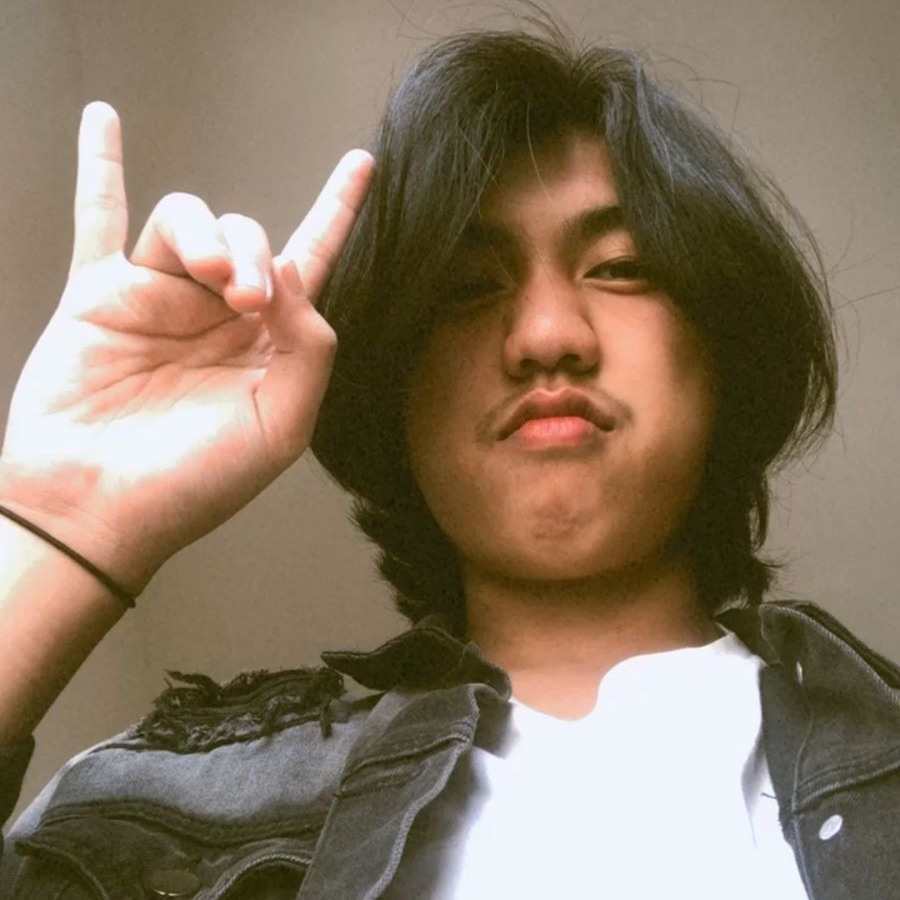
#> input picture muhfi.JPEG, 900 x 900 px, found by its file name
$ python latihan1.py
#> lines starting #> are read from the running program, lines starting #| are printed output that depends on the picture
# Muhammad Muhfi A.R
# 1217070047

import cv2
import numpy as np
image = cv2.imread('muhfi.jpeg')
#> image is the input picture: shape (900, 900, 3); mean B, G, R 99.8, 120.4, 137.7
b,g,r = cv2.split(image)
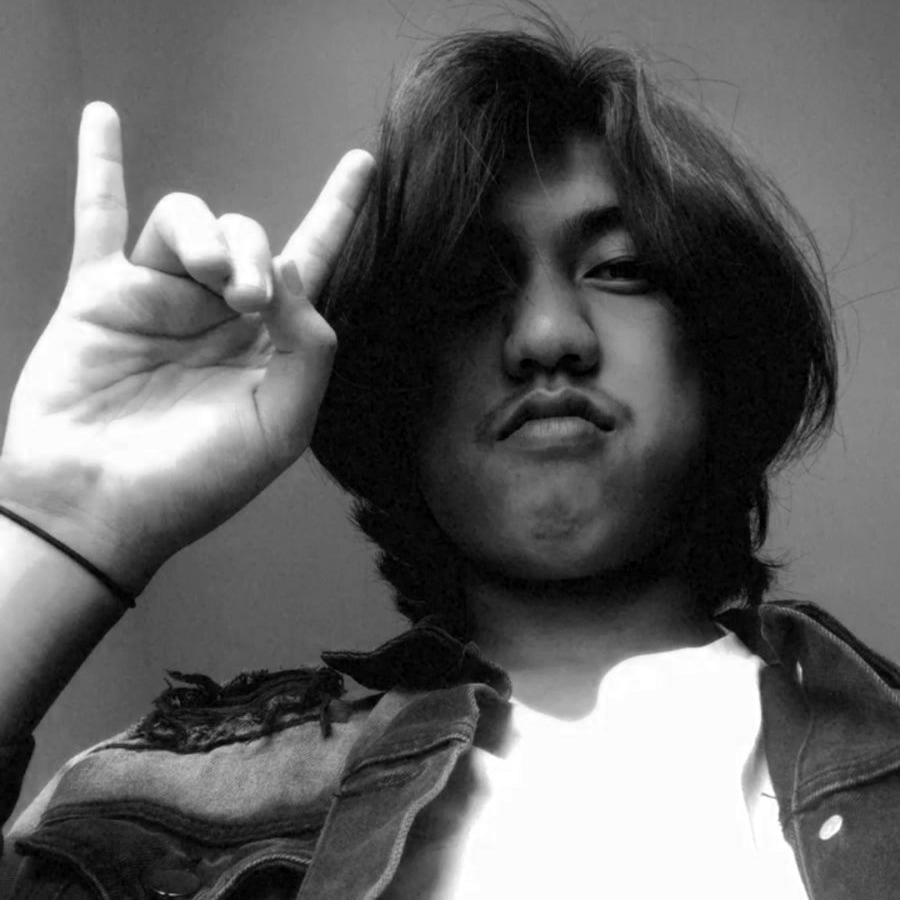
#> b: shape (900, 900); min 0, max 255, mean 99.8
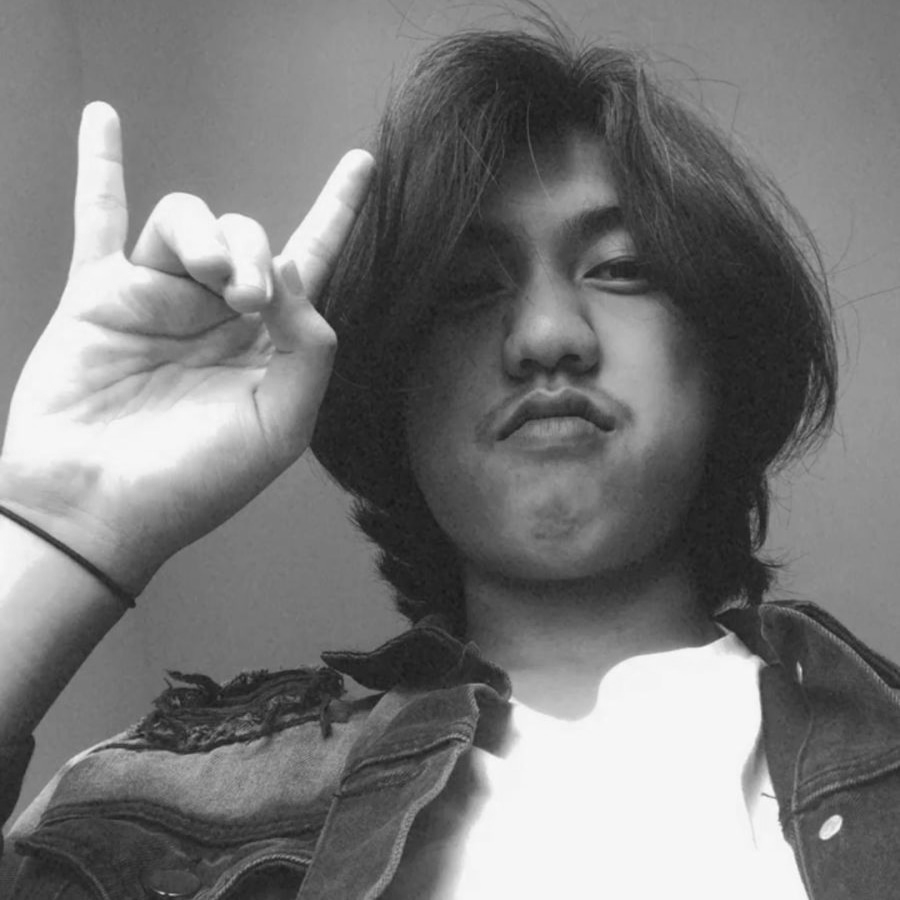
#> g: shape (900, 900); min 23, max 252, mean 120.4
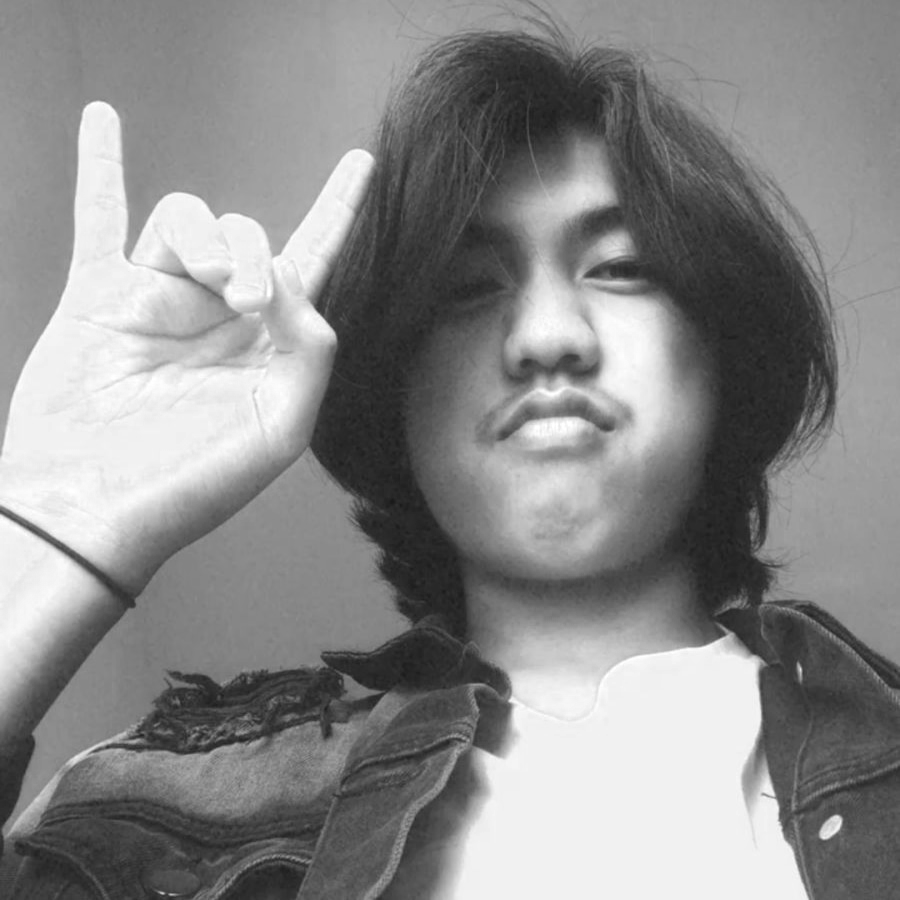
#> r: shape (900, 900); min 25, max 255, mean 137.7
# Buat matriks seukuran dengan citra
matriks0 = np.zeros(image.shape[:2],image.dtype)
m = matriks0
# merge matriks dengan matriks channel merah
merah = cv2.merge([m,m,r])
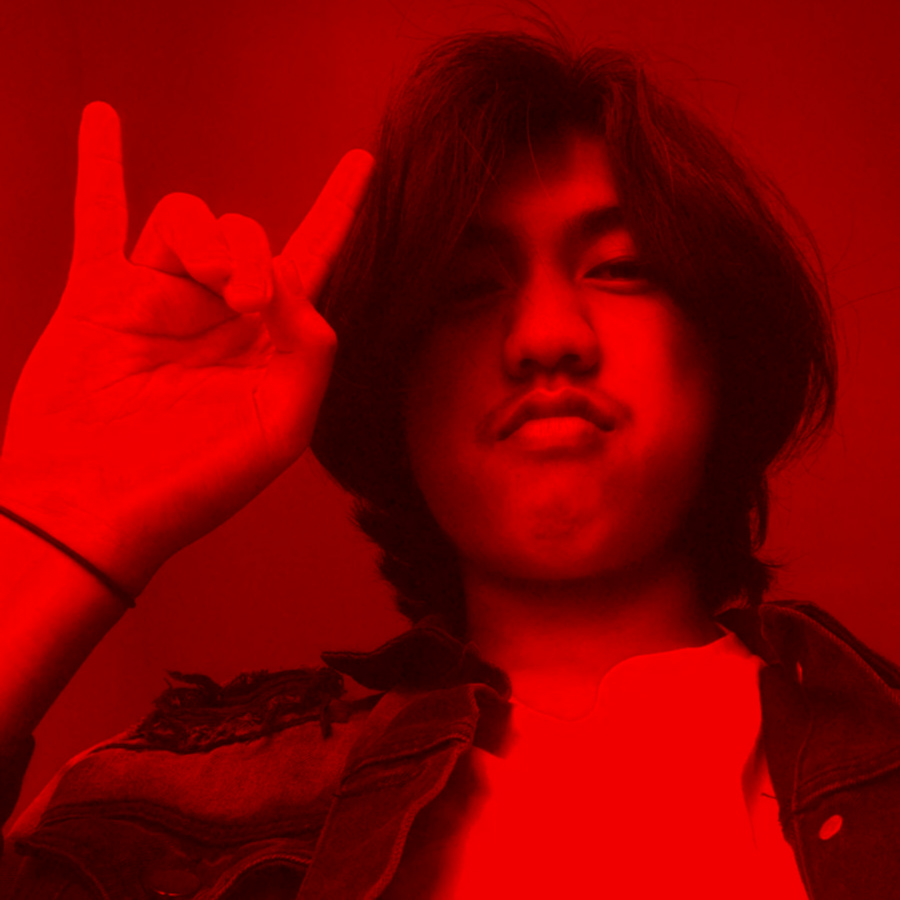
#> merah: shape (900, 900, 3); mean of channels 0, 1, 2 0, 0, 137.7; drawn as B, G, R
cv2.imshow("Citra red channel", merah)
cv2.waitKey(0)

$ run again, with mupi.jpg copied over muhfi.JPEG
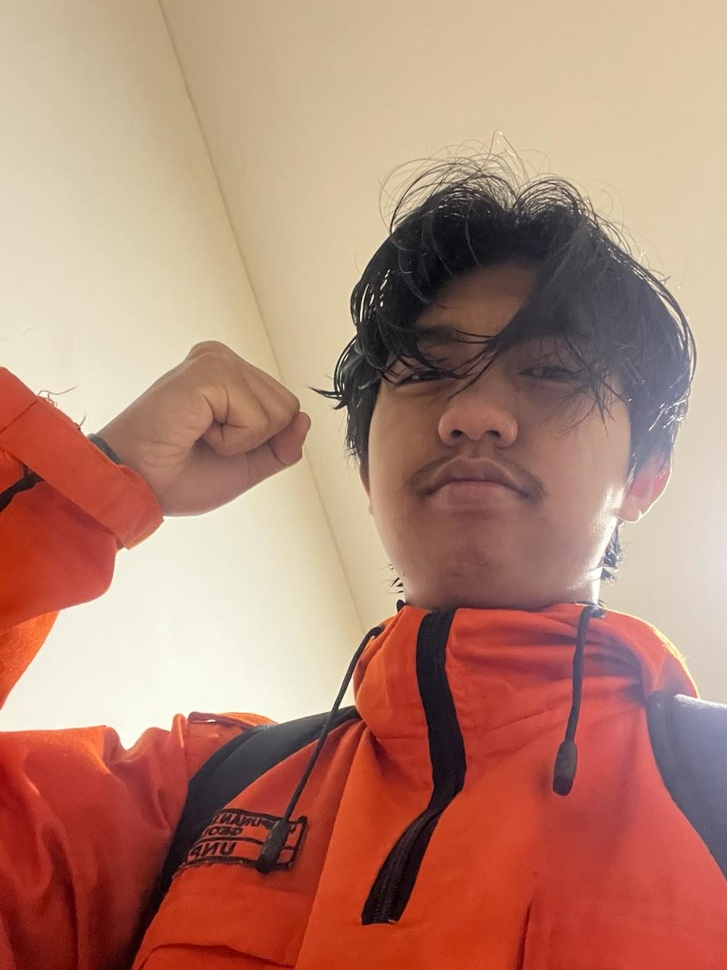
#> input picture mupi.jpg, 727 x 970 px, shrunk from 960 x 1280 before the run, found by its file name
#> image is the input picture: shape (970, 727, 3); mean B, G, R 114.9, 132.3, 179.8
#> `b,g,r = cv2.split(image)`:
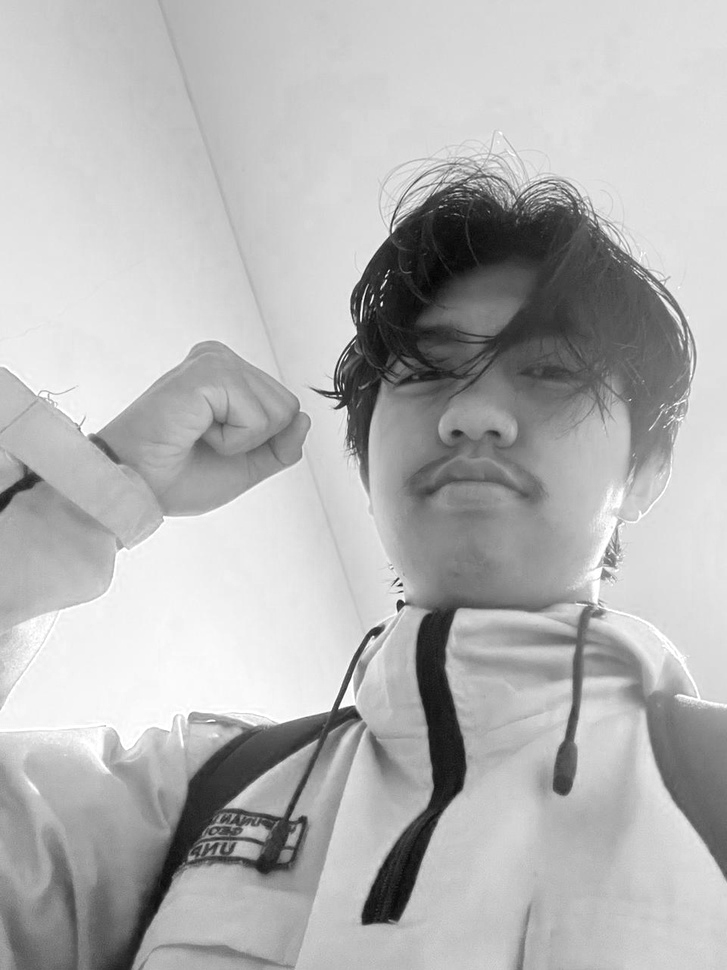
#> r: shape (970, 727); min 2, max 255, mean 179.8
#> `merah = cv2.merge([m,m,r])`:
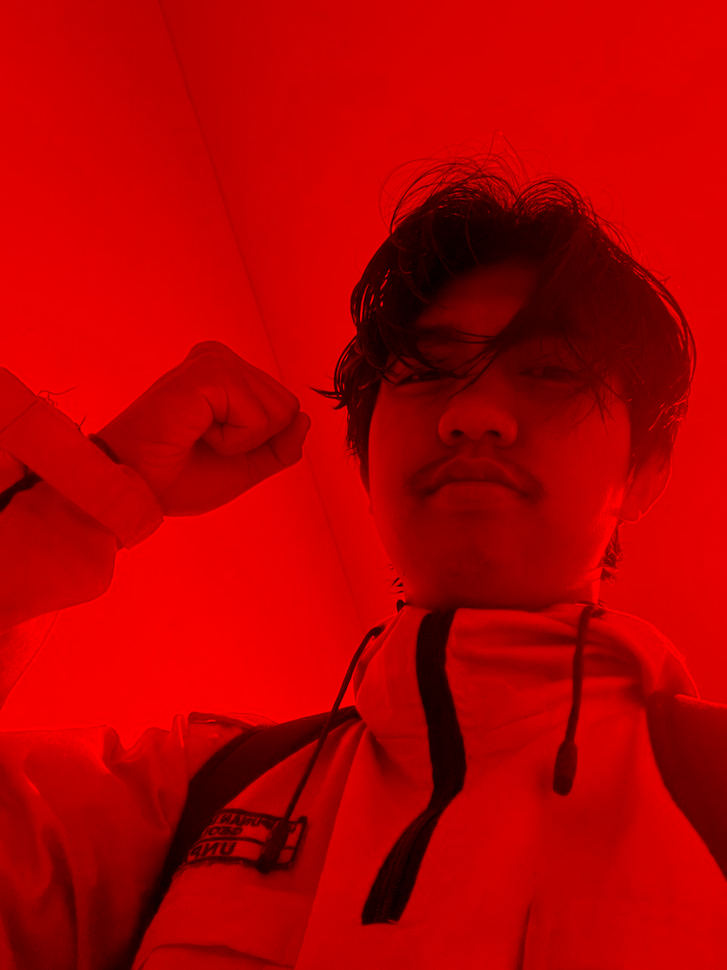
#> merah: shape (970, 727, 3); mean of channels 0, 1, 2 0, 0, 179.8; drawn as B, G, R
